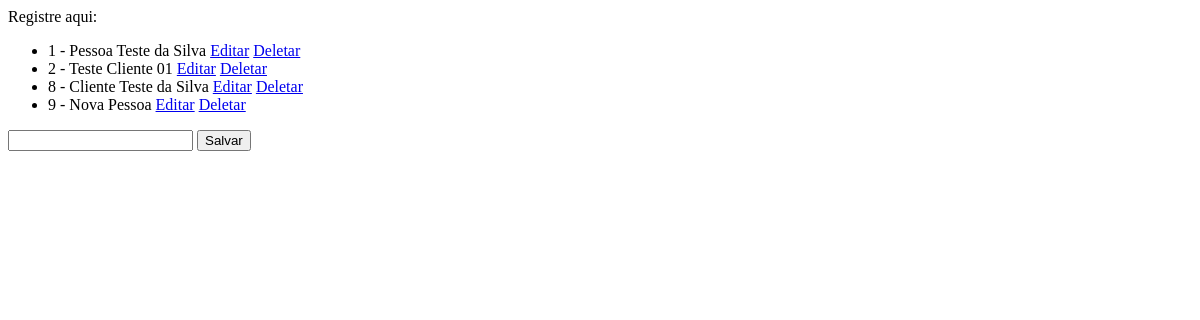
Page /clientes/ on the earlier database version.
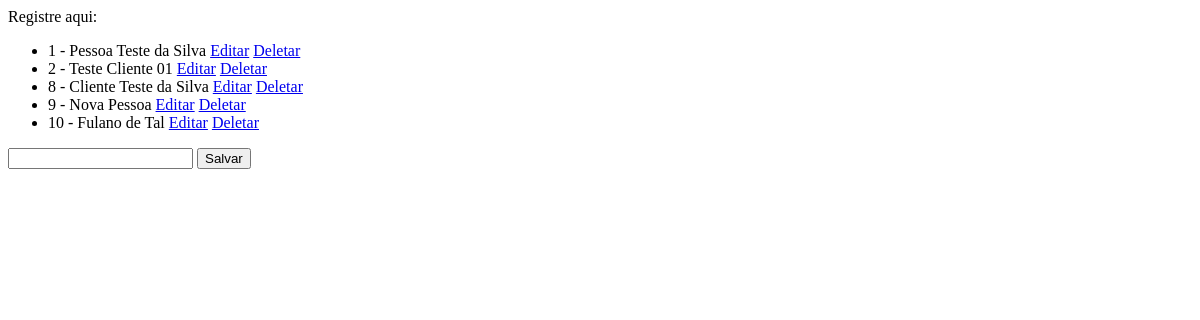
Same page on the later database version.
### clientes/models.py (models this page shows, shortened)
class Pessoa(models.Model):
    nome = models.CharField(max_length=100)

### clientes/views.py (the view)
# urls.py: 2. Add a URL to urlpatterns:  path('', views.home, name='home')
def home(request):
    pessoas = Pessoa.objects.all()
    return render(request, "index.html", {"pessoas": pessoas})

### clientes/templates/index.html (shortened to what this page needs)
<!DOCTYPE html>
<html>
    <head>
        <link rel="stylesheet" href="">
    </head>
    <body>
        Registre aqui:
       <ul>
            {% for pessoa in pessoas %}
                <li>{{ pessoa.id }} - {{ pessoa.nome}}
                <a href="{% url 'editar' pessoa.id %}">Editar</a>
                <a href="{% url 'delete' pessoa.id %}">Deletar</a>
            </li>
            {% endfor %}
       </ul>
       <form action="{% url 'salvar' %}" method="POST">
            <input type="text" name="nome">
            <button type="submit">Salvar</button>
       </form>
    </body>
</html>

Differences in the rows shown:
added Pessoa: id "10", nome "Fulano de Tal"
